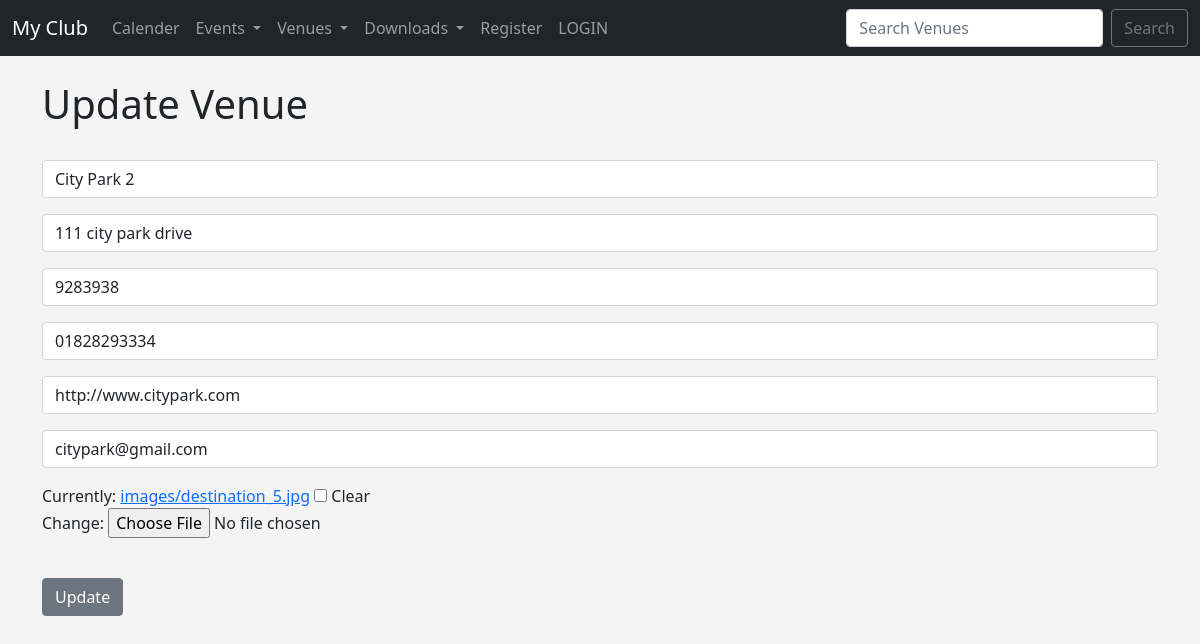
The app's page /update_vanue/1 with its own data.
### events/models.py (models this page shows, shortened)
class Vanue(models.Model):
    name = models.CharField(max_length=300)
    address = models.CharField(max_length=120)
    zip_code = models.CharField(max_length=20)
    phone = models.CharField(max_length=12,blank=True)
    web = models.URLField('Website Address',blank=True)
    email_address = models.EmailField('Email Address',blank=True)
    vanue_image = models.ImageField(null=True,blank=True,upload_to="images/")
    owner = models.IntegerField("Venue Owner",blank=False,default=1)

### events/views.py (the view)
# urls.py: path('update_vanue/<vanue_id>',views.update_vanue,name="update_vanue"),
def update_vanue(request,vanue_id):
    vanue = Vanue.objects.get(pk=vanue_id)
    form = VanueForm(request.POST or None,request.FILES or None,instance=vanue)
    if form.is_valid():
        form.save()
        return redirect('list_vanue')
    return render(request,'events/update.html',{'vanue':vanue,'form':form})

### events/forms.py
class VanueForm(ModelForm):
    class Meta:
        model = Vanue
        fields = ('name','address','zip_code','phone','web','email_address','vanue_image')
        labels = {
            'name': '',
            'address': '',
            'zip_code': '',
            'phone': '',
            'web': '',
            'email_address': '',
            'vanue_image':'',
        }
        widgets = {
            'name':forms.TextInput(attrs={'class':'form-control','placeholder':'Venue Name'}),
            'address': forms.TextInput(attrs={'class':'form-control','placeholder':'Address'}),
            'zip_code': forms.TextInput(attrs={'class':'form-control','placeholder':'Zip_Code'}),
            'phone': forms.TextInput(attrs={'class':'form-control','placeholder':'Phone'}),
            'web': forms.TextInput(attrs={'class':'form-control','placeholder':'Web Address'}),
            'email_address': forms.TextInput(attrs={'class':'form-control','placeholder':'Email Address'}),
        }

### templates/events/update.html (shortened to what this page needs)
{% extends 'events/base.html' %}
{% block content %}
<h1>Update Venue</h1>
<br/>
<form action="" method="POST" enctype="multipart/form-data">
{{form.as_p}}
    <br/>
    <input type="submit" value="Update" class="btn btn-secondary">
</form>
{% endblock %}

### templates/events/base.html (style rules this page uses)
body { background:#f4f4f4; size:10px; }

### records on screen
Vanue: name "City Park 2", address "111 city park drive", zip_code "9283938", phone "01828293334", web "http://www.citypark.com", email_address "citypark@gmail.com"
